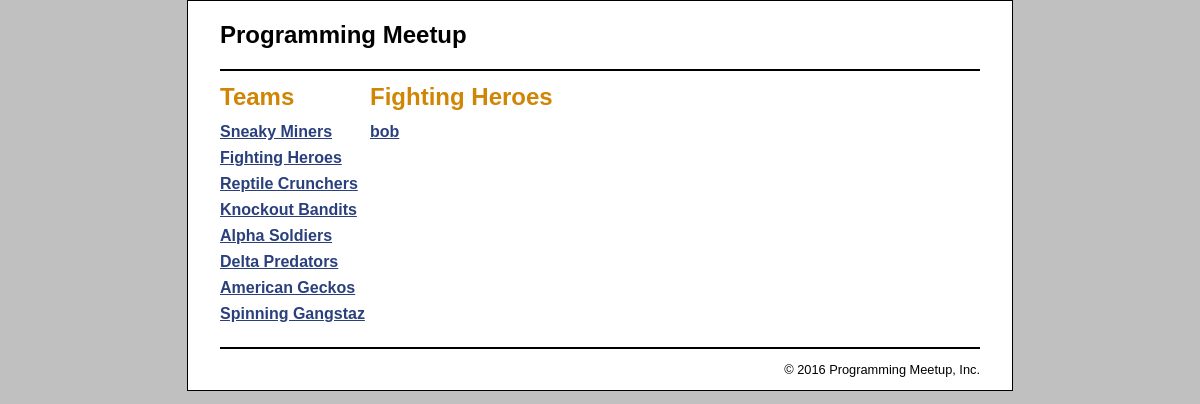
Before: /controller/product_catalog?team_id=2 with the older database file.
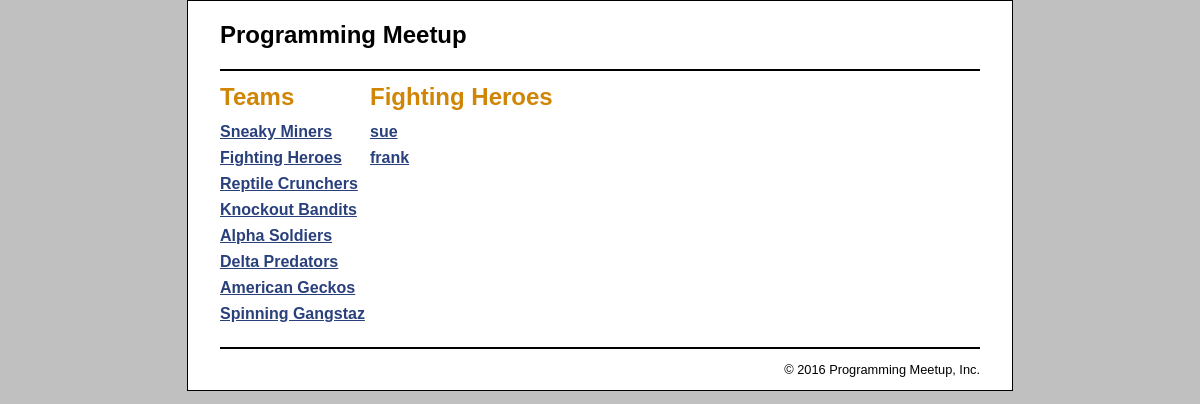
After: the same page with the newer database file.
### tables this page shows
CREATE TABLE team (
	team_id				int				auto_increment,
	team_name			varchar(255)	not null 		unique,
	team_description	varchar(500)	not null,	
	
	primary key (team_id)
);

CREATE TABLE member (
	team_id				int				not null,
	member_id			int				auto_increment,	
	member_name			varchar(255)	not null,
	member_birthday		date,

	index team_id (team_id),	
	foreign key (team_id) references team(team_id),		
	primary key (member_id)	
);

### model/category_db.php (called while the page is built, shortened)
<?php
	function get_teams() {
	    global $db;
	    $query = 'SELECT * FROM team
	              ORDER BY team_id';
	    $statement = $db->prepare($query);
	    $statement->execute();
	    return $statement;
	}
	function get_team_name($group_id) {
	    global $db;
	    $query = 'SELECT * FROM team
	              WHERE team_id = :group_id';
	    $statement = $db->prepare($query);
	    $statement->bindValue(':group_id', $group_id);
	    $statement->execute();
	    $team = $statement->fetch();
	    $team_name = $team['team_name'];
	    return $team_name;
	}
?>

### model/product_db.php (called while the page is built, shortened)
<?php
function get_member_by_team($team_id) {
    global $db;
    $query = 'SELECT * FROM member
              WHERE member.team_id = :team_id
              ORDER BY member_id';
    $statement = $db->prepare($query);
    $statement->bindValue(":team_id", $team_id);
    $statement->execute();
    $members = $statement->fetchAll();
    return $members;
}
?>

### view/product_catalog/product_list.php (the view)
<?php include '../../view/template/header.php'; ?>
<main>
    <aside>
        <h1>Teams</h1>
		<?php include '../../view/template/categories_nav.php'; ?>
    </aside>
    <section>
        <h1><?php echo $team_name; ?></h1>
        <ul class="nav">
            <?php foreach ($member as $person) : ?>
            <li>
                <a href = "?action=view_product&amp;product_id=<?php
						  echo $person['member_id']; ?>" >
                    <?php echo $person['member_name']; ?>
                </a>
            </li>
            <?php endforeach; ?>
        </ul>
    </section>
</main>
<?php include '../../view/template/footer.php'; ?>

### controller/product_catalog/index.php (shortened to what this page needs)
<?php
require('../../model/database.php');
require('../../model/product_db.php');
require('../../model/category_db.php');
$action = filter_input(INPUT_POST, 'action');
if ($action == NULL) {
    $action = filter_input(INPUT_GET, 'action');
    if ($action == NULL) {
        $action = 'list_products';
    }
}
if ($action == 'list_products') {
    $team_id = filter_input(INPUT_GET, 'team_id', FILTER_VALIDATE_INT);
    $teams = get_teams();
    $team_name = get_team_name($team_id);
    $member = get_member_by_team($team_id);
    include('../../view/product_catalog/product_list.php');
} else if ($action == 'view_product') {
    $product_id = filter_input(INPUT_GET, 'product_id', FILTER_VALIDATE_INT);
    if ($product_id == NULL || $product_id == FALSE) {
        $error = 'Missing or incorrect product id.';
        include('../../public/errors/error.php');
    } else {
        $teams = get_teams();
        $product = get_product($product_id);
        $code = $product['productCode'];
        $name = $product['productName'];
        $list_price = $product['listPrice'];
        $discount_percent = 30;
        $discount_amount = round($list_price * ($discount_percent/100.0), 2);
        $unit_price = $list_price - $discount_amount;
        $discount_amount_f = number_format($discount_amount, 2);
        $unit_price_f = number_format($unit_price, 2);
        $image_filename = '../../public/images/' . $code . '.png';
        $image_alt = 'Image: ' . $code . '.png';
        include('../../view/product_catalog/product_view.php');
    }
}
?>

### view/template/header.php (shortened to what this page needs)
<?php
	function locateMainCssFile() {
		$path = '';
		$dir = ['/public/css/', '/../../public/css/'];
		if (file_exists(dirname($dir[0]))) {
			$path = $dir[0];
		} else {
			$path = $dir[1];
		}
		echo $path. 'main.css';
	}
?>
<!DOCTYPE html>
<html>
	<head>
		<link rel="stylesheet" type="text/css"
			  href = '<?php locateMainCssFile() ?>'>
	</head>
	<body>
	<header>
		<h1>Programming Meetup</h1>
	</header>

### view/template/categories_nav.php
<nav>
	<ul>
	<?php foreach ($teams as $team) : ?>
		<li>
		<a href="?team_id=<?php echo $team['team_id']; ?>">
			<?php echo $team['team_name']; ?>
		</a>
		</li>
	<?php endforeach; ?>
	</ul>
</nav>

### view/template/footer.php
<footer>
    <p class="copyright">
        &copy; <?php echo date("Y"); ?> Programming Meetup, Inc.
    </p>
</footer>
</body>
</html>

### public/css/main.css (style rules this page uses)
html { background-color: rgb(192, 192, 192); }
body { font-family: Arial, Helvetica, sans-serif; width: 760px; margin: 0 auto; padding: 0 2em; background-color: white; border: 1px solid black; }
header { border-bottom: 2px solid black; padding: .5em 0; }
header h1 { color: black; }
aside { float: left; width: 150px; }
section { float: left; width: 500px; }
footer { clear: both; border-top: 2px solid black; }
footer p { text-align: right; font-size: 80%; }
h1 { font-size: 150%; margin: .5em 0; }
h1, h2 { color: rgb(208, 133, 4); }
ul { list-style-type: none; margin: 0; padding-left: 0; padding-bottom: 1em; }
li { padding-bottom: 0.5em; }
a { color: rgb(41, 64, 124); font-weight: bold; }

Changed rows visible on the page:
no longer on this page (row edited): member: member_name "bob"
now on this page (row edited): member: member_name "sue"
now on this page (row edited): member: member_name "frank"
